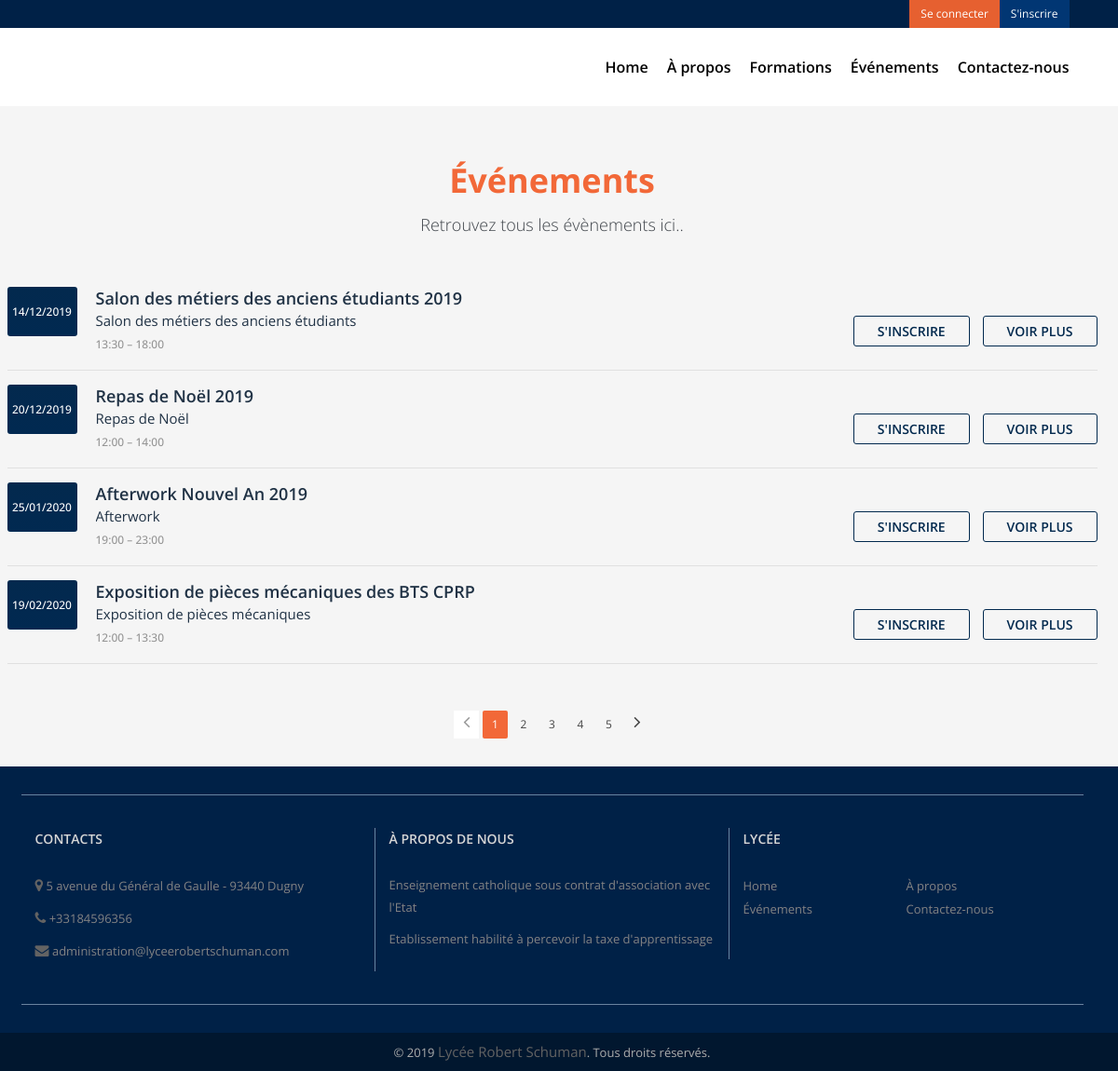
Page /src/view/events.php on the committed database.
### tables this page shows
CREATE TABLE IF NOT EXISTS `event` (
  `ID` int(10) UNSIGNED NOT NULL AUTO_INCREMENT,
  `Titre` varchar(100) NOT NULL,
  `Sujet` varchar(255) NOT NULL,
  `DateAddEvent` datetime NOT NULL DEFAULT CURRENT_TIMESTAMP,
  `Description` longtext NOT NULL,
  `Lieu` varchar(255) NOT NULL,
  `Date_event` date NOT NULL,
  `Heure_deb` time NOT NULL,
  `Heure_fin` time NOT NULL,
  `ref_event` int(6) NOT NULL,
  PRIMARY KEY (`ID`)
);

### src/model/connexionPDO.php (called while the page is built, shortened)
<?php
Class connexionpdo {
    public function __construct($sql = ["localhost", "lrs", "root", ""])
    {
        try {
            $this->bdd = new PDO("mysql:host={$sql[0]};dbname={$sql[1]}", $sql[2], $sql[3]);
            $this->bdd->exec("SET CHARACTER SET utf8");
        } catch (Exception $e) {
            die('Erreur : ' . $e->getMessage());
        }
    }
    public function pdo_start() {
        return $this->bdd;
    }
}

### src/model/event_manager.php (called while the page is built, shortened)
<?php
require_once($_SERVER["DOCUMENT_ROOT"].'/lrs/src/model/connexionPDO.php');
class event_manager
{
    public function selectEvents()
    {
        $pdo = new connexionpdo();
        $prepare = $pdo->pdo_start()->prepare("SELECT * FROM event ORDER BY Date_event ASC ");
        $prepare->execute();
        $result = $prepare->fetchAll();
        return $result;
    }
}
?>

### src/view/events.php (the view, shortened to what this page needs)
<?php
require_once($_SERVER["DOCUMENT_ROOT"] . '/lrs/src/model/event_manager.php');
?>
<?php include "../include/head.php"?>
    <body>
    <section>
        <?php include "../include/header.php"?>
        <?php include "../include/menu.php"?>
    </section>
    <section class="pop-cour">
        <div class="container com-sp">
            <div class="row">
                <div class="cor about-sp">
                    <div class="ed-about-tit">
                        <div class="con-title">
                            <h2><span>Événements</span></h2>
                            <p>Retrouvez tous les évènements ici..</p>
                        </div>
                        <div>
                            <div class="ho-event pg-eve-main">
                                <ul>
                                    <?php
                                    $membre = new event_manager();
                                    $result = $membre->selectEvents();
                                    foreach($result as $r){
                                    ?>
                                    <li>
                                        <div class="ho-ev-date pg-eve-date"><span><?php $format = $r['Date_event'];
                                                $date = date('d/m/Y', strtotime($format));
                                                echo $date; ?></span>
                                        </div>
                                        <div class="ho-ev-link pg-eve-desc">
                                                <h4><?php echo $r['Titre'] ?></h4>
                                            <p><?php echo $r['Sujet'] ?></p>
                                            <span><?php echo date('H:i', strtotime($r['Heure_deb'])) ?> – <?php echo date('H:i', strtotime($r['Heure_fin'])) ?></span>
                                        </div>
                                        <div style="display: block;" class="pg-eve-reg ">
                                            <a href="event-register.php?id=<?php echo $r['ID'] ?>">S'inscrire</a>
                                            <a href="event-details.php?id=<?php echo $r['ID'] ?>">Voir plus</a>
                                        </div>
                                    </li>
                                    <?php } ?>
                                </ul>
                            </div>
                        </div>
                        <div class="pg-pagina">
                            <ul class="pagination">
                                <li class="disabled"><a href="#!"><i class="fa fa-angle-left" aria-hidden="true"></i></a></li>
                                <li class="active waves-effect"><a href="#!">1</a></li>
                                <li class="waves-effect"><a href="#!">2</a></li>
                                <li class="waves-effect"><a href="#!">3</a></li>
                                <li class="waves-effect"><a href="#!">4</a></li>
                                <li class="waves-effect"><a href="#!">5</a></li>
                                <li class="waves-effect"><a href="#!"><i class="fa fa-angle-right" aria-hidden="true"></i></a></li>
                            </ul>
                        </div>
                    </div>
                </div>
            </div>
        </div>
    </section>
    <section>
        <?php include "../include/footer.php"?>
    </section>
</body>
</html>

### rows in the picture
event: Date_event "14/12/2019", Titre "Salon des métiers des anciens étudiants 2019", Sujet "Salon des métiers des anciens étudiants", Heure_deb "13:30", Heure_fin "18:00"
event: Date_event "20/12/2019", Titre "Repas de Noël 2019", Sujet "Repas de Noël", Heure_deb "12:00", Heure_fin "14:00"
event: Date_event "25/01/2020", Titre "Afterwork Nouvel An 2019", Sujet "Afterwork", Heure_deb "19:00", Heure_fin "23:00"
event: Date_event "19/02/2020", Titre "Exposition de pièces mécaniques des BTS CPRP", Sujet "Exposition de pièces mécaniques", Heure_deb "12:00", Heure_fin "13:30"
